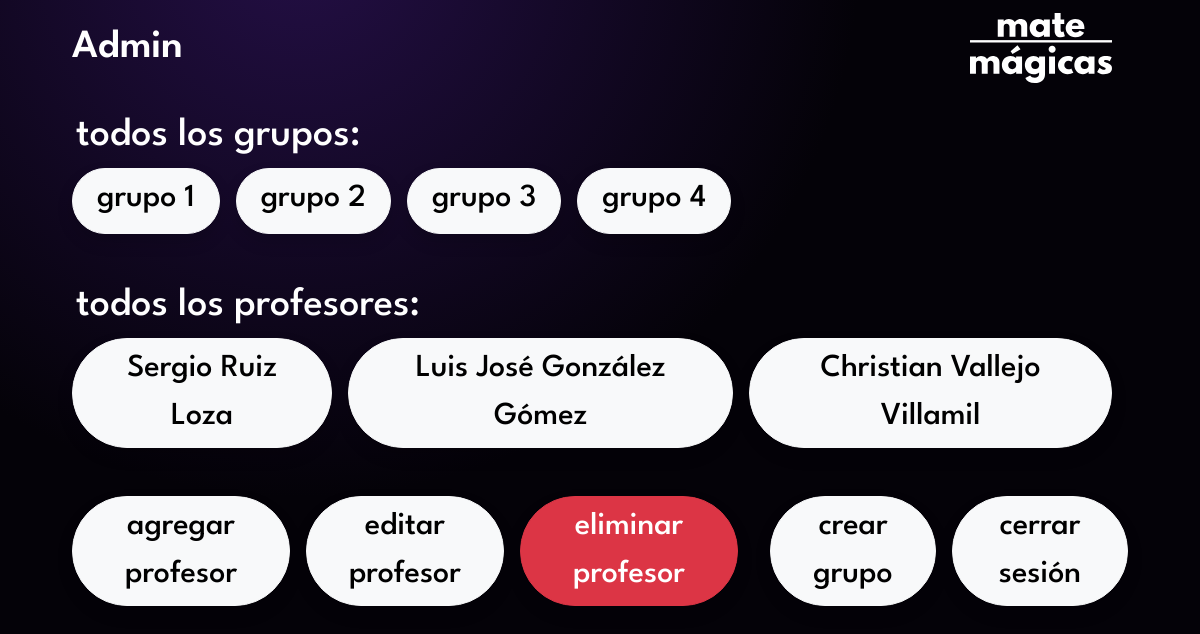
The page /manage (signed in) on the database its author committed.
### game/models.py (models this page shows)
class Grupo(models.Model):
    profesor = models.ForeignKey(Profesor, on_delete=models.CASCADE, related_name='grupos')
    numero = models.IntegerField(unique=True)

class Profesor(models.Model):
    first_name = models.CharField(max_length=100)
    last_name = models.CharField(max_length=100)
    username = models.CharField(max_length=100, unique=True)
    password = models.CharField(max_length=100)

### game/views.py (the view)
# urls.py: path('manage', views.manage, name='manage'),
@user_passes_test(lambda u: u.is_superuser)
def manage(request):
    profesores = Profesor.objects.all()
    grupos = Grupo.objects.all()
    return render(request, 'manage.html', {'profesores': profesores, 'grupos': grupos})

### game/templates/manage.html (shortened to what this page needs)
{% extends "base.html" %}
{% load static %}
{% block main %}
<nav class="navbar navbar-expand-lg mb-3" data-bs-theme="dark">
    <div class="container-fluid">
        <span class="navbar-brand fs-1 fw-semibold">Admin</span>
        <a class="navbar-brand logo ms-auto" href="/"><img src="{% static 'svg/matemagicas-logo.svg' %}" height="70" draggable="false"></a>
    </div>
</nav>
<div>
    <h1 class="text-white ps-3">todos los grupos:</h1>
    <div class="container-fluid d-flex mb-5">
        {% for grupo in grupos %}
            <a href="manage/{{ grupo.numero }}" class="btn px-4 me-3 fs-2 fw-medium text-center form-control-lg rounded-pill btn-light shadow">grupo {{ grupo.numero }}</a>
        {% endfor %}
    </div>
</div>
<div>
    <h1 class="text-white ps-3">todos los profesores:</h1>
    <div class="container-fluid d-flex mb-5">
        {% for profesor in profesores %}
            <a class="btn px-4 me-3 fs-2 fw-medium text-center form-control-lg rounded-pill btn-light shadow">{{ profesor.first_name }} {{ profesor.last_name }}</a>
        {% endfor %}
    </div>
</div>
<div class="container-fluid d-flex">
    <button type="button" data-bs-toggle="modal" data-bs-target="#newprof" class="btn px-4 me-3 fs-2 fw-medium text-center form-control-lg rounded-pill btn-light shadow">agregar profesor</button>
    <button type="button" data-bs-toggle="modal" data-bs-target="#edit" class="btn px-4 me-3 fs-2 fw-medium text-center form-control-lg rounded-pill btn-light shadow">editar profesor</button>
    <button type="button" data-bs-toggle="modal" data-bs-target="#delprof" class="btn px-4 me-3 fs-2 fw-medium text-center form-control-lg rounded-pill btn-danger shadow">eliminar profesor</button>
    <button type="button" data-bs-toggle="modal" data-bs-target="#newgroup" class="btn px-4 mx-3 fs-2 fw-medium text-center form-control-lg rounded-pill btn-light shadow">crear grupo</button>
    <a href="/logout" type="button" class="btn px-4 ms-auto fs-2 fw-medium text-center form-control-lg rounded-pill btn-light shadow">cerrar sesión</a>
</div>
{% endblock %}

### game/static/css/styles.css (style rules this page uses)
:root { --bs-body-font-family: "League Spartan"; }
.bg-blur { background: radial-gradient(circle at 25% -8%, rgb(36, 15, 70), rgb(4, 2, 8) 45%); background-attachment: fixed; }
.logo { filter: invert(1); }

### rows shown on the page
Grupo: numero "1"
Grupo: numero "2"
Grupo: numero "3"
Grupo: numero "4"
Profesor: first_name "Sergio", last_name "Ruiz Loza"
Profesor: first_name "Luis José", last_name "González Gómez"
Profesor: first_name "Christian", last_name "Vallejo Villamil"
